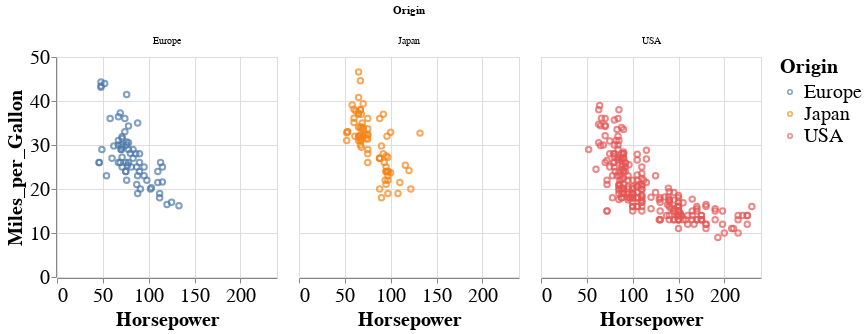

The notebook cell saved with this chart:
### Markdown cell above
### Starting with the punchline!

By the end of lecture today, you will learn how to make this chart using the `mtcars` dataset:

### Code cell
base = alt.Chart(mtcars).mark_point().encode(
    alt.X('Horsepower'),
    alt.Y('Miles_per_Gallon'),
    alt.Color('Origin'),
    alt.Column('Origin')
) 

base.interactive()

### Figure 1 — Vega-Lite specification as saved in the notebook (floating-point values rounded to 4 significant figures; data arrays with more than 128 entries replaced by an {"elided": "..."} marker saying what was removed)
{"height": 220, "width": 220, "config": {"style": {"circle": {"size": 400}, "point": {"size": 30}, "square": {"size": 400}}, "legend": {"symbolSize": 20, "titleFontSize": 20, "labelFontSize": 20}, "axis": {"titleFontSize": 20, "labelFontSize": 20}}, "data": {"name": "data-f02450ab61490a1363517a0190416235"}, "mark": "point", "encoding": {"color": {"type": "nominal", "field": "Origin"}, "column": {"type": "nominal", "field": "Origin"}, "x": {"type": "quantitative", "field": "Horsepower"}, "y": {"type": "quantitative", "field": "Miles_per_Gallon"}}, "selection": {"selector009": {"type": "interval", "bind": "scales", "encodings": ["x", "y"]}}, "$schema": "https://vega.github.io/schema/vega-lite/v4.8.1.json", "datasets": {"data-f02450ab61490a1363517a0190416235": {"elided": "406 records"}}}
